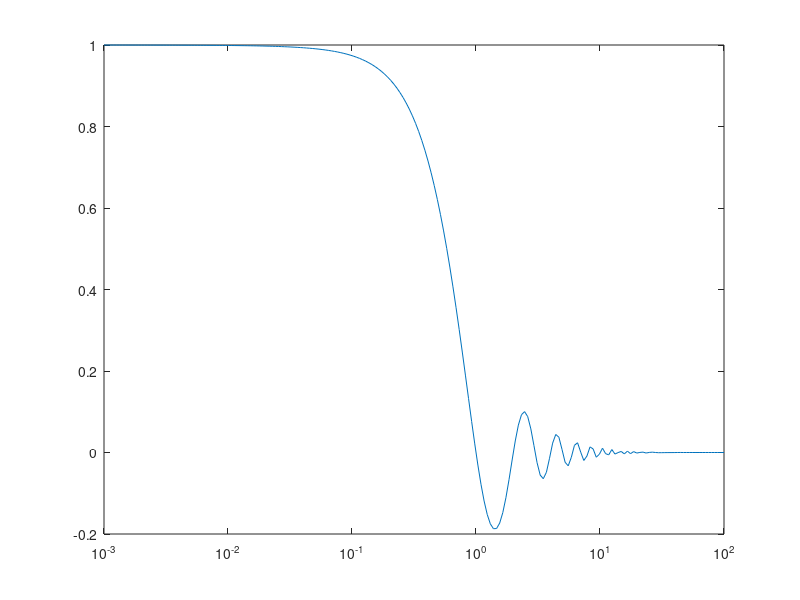
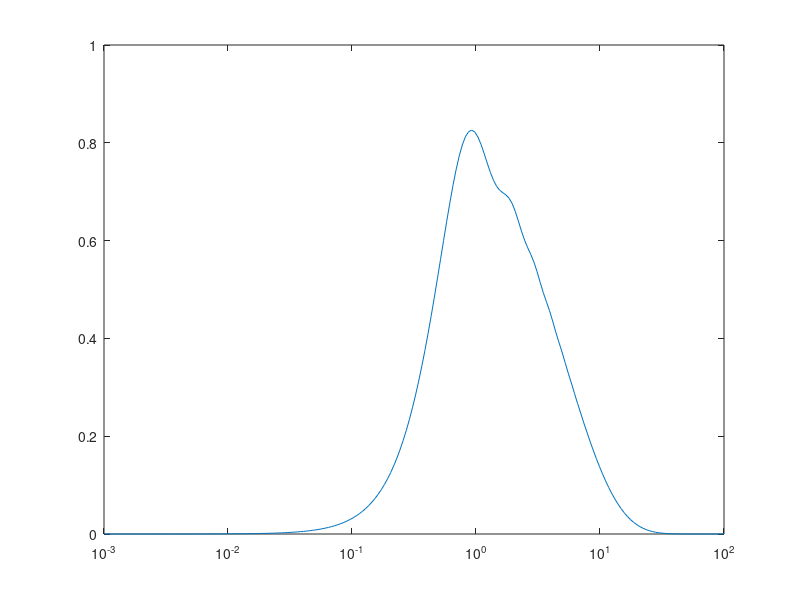

These figures' MATLAB source, in order:
u_0 = 1;
diffcnst = 0.1;
a=1;

t = logspace(-3,2,200);
exp_u = u_0 .* exp(-diffcnst * t) .* sinc(t);
var_u = u_0^2 .* exp(-2* diffcnst * t) .* (1- (sinc(t)).^2);

figure(1)
plot(t,exp_u);
set(gca,'XScale','log');
figure(2)
plot(t,var_u);
set(gca,'XScale','log');
